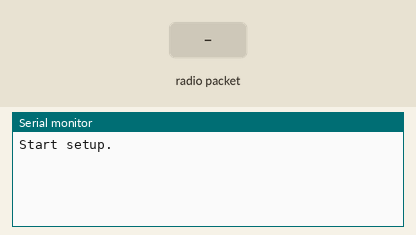
Bench run of a sketch on a simulated Arduino Uno, built with avr-gcc and run on an emulated ATmega328P. Shown: the last lines printed to the serial monitor. The inputs (shaded band) are chosen by the test bench. No radio packets arrive unless stated.

Above: at 1.2 s.
1.3 s: radio packet "1" arrives
At 2.5 s:
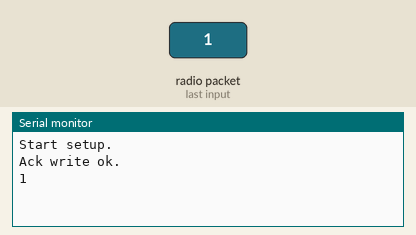
2.8 s: radio packet "0" arrives
At 3.8 s:
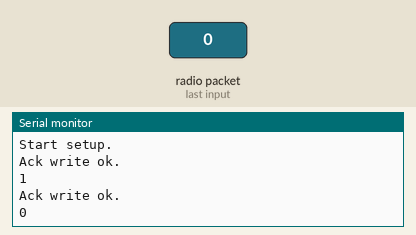
4.3 s: radio packet "2" arrives
At 4.9 s:
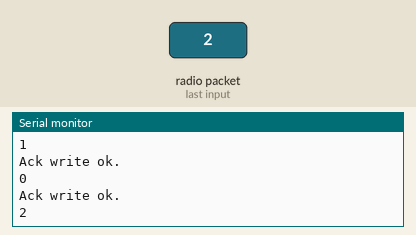

The sketch:

sketch_mar15a.ino
```cpp
#include <SPI.h>
#include "printf.h"
#include <nRF24L01.h>
#include <RF24.h>

RF24 radio(7, 8); // CE, CSN

const byte address[5] = {0xEE,0xDD,0xCC,0xBB,0xAA};
int counter = 0;

void setup() {
  Serial.begin(9600);
  Serial.println("Start setup.");
  if(!radio.begin()) {
    Serial.println("Radio is not responding!!!!");
    while(1) {}
  }

  radio.setAutoAck(true);
  radio.enableAckPayload();
  radio.enableDynamicAck();
  radio.setDataRate(1);

  radio.openReadingPipe(1, address);
  radio.setPALevel(RF24_PA_MAX);
  printf_begin();
  radio.printDetails();
  radio.startListening();
}

void loop() {
  byte ack_command[] = {1, 2, 3, 4, 5, 7, 10};
  if (radio.available()) {
    char text[33] = ""; // Max size is 32 but last byte is for debug string ending.
    radio.read(&text, sizeof(text));
    bool res = radio.writeAckPayload(1, &ack_command, sizeof(ack_command));
    if (res) {
      Serial.println("Ack write ok.");
    }
    Serial.println(text);

    if(counter % 3) {

    }
  }
  counter += 1;
}
```

Measured:
- after the input at 1.3 s, the serial monitor: prints a new line at once (image 1)
- after the input at 2.8 s, the serial monitor: prints a new line at once (image 2)
- after the input at 4.3 s, the serial monitor: prints a new line at once (image 3)
